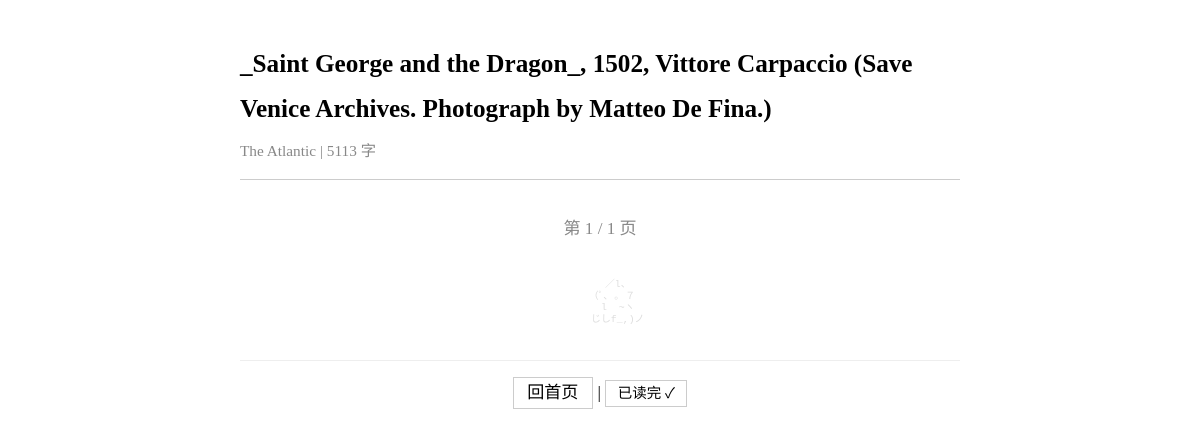
The app's page /article/591f490383404376 with its own data.
### tables this page shows
CREATE TABLE articles (
            id TEXT PRIMARY KEY,
            title_zh TEXT NOT NULL DEFAULT '',
            source TEXT NOT NULL DEFAULT '',
            source_url TEXT NOT NULL DEFAULT '',
            author TEXT NOT NULL DEFAULT '',
            summary_zh TEXT NOT NULL DEFAULT '',
            tags TEXT NOT NULL DEFAULT '[]',
            word_count_zh INTEGER NOT NULL DEFAULT 0,
            original_word_count INTEGER NOT NULL DEFAULT 0,
            translation_model TEXT NOT NULL DEFAULT '',
            prompt_version TEXT NOT NULL DEFAULT '',
            quality_score TEXT NOT NULL DEFAULT '{}',
            read_status TEXT NOT NULL DEFAULT 'unread',
            read_at TEXT,
            fetched_at TEXT NOT NULL DEFAULT ''
        , section_id TEXT NOT NULL DEFAULT '', has_spoiler INTEGER NOT NULL DEFAULT 0, topic_keywords TEXT NOT NULL DEFAULT '[]');

### server.py (the view)
@app.get("/article/{article_id}", response_class=HTMLResponse)
async def article_view(article_id: str, page: int = Query(1, ge=1)):
    article = get_article(article_id)
    if not article:
        return HTMLResponse("<h1>Article not found</h1>", status_code=404)
    content = article.get("content_zh", "")
    if not content:
        json_path = Path(__file__).parent / "data" / "articles" / f"{article_id}.json"
        if json_path.exists():
            full = json.loads(json_path.read_text())
            content = full.get("content_zh", "")
            article["content_zh"] = content
    content = markdown_to_html(content)
    pages = paginate_content(content)
    total_pages = len(pages) or 1
    page = min(page, total_pages)
    is_last = (page == total_pages)
    status = "done" if is_last else "reading"
    update_read_status(article_id, status)
    issue_date = article.get("fetched_at", "")[:10]
    next_id = None
    if issue_date:
        issue = get_issue(issue_date)
        if issue:
            ids = issue.get("articles", [])
            try:
                idx = ids.index(article_id)
                if idx + 1 < len(ids):
                    next_id = ids[idx + 1]
            except ValueError:
                pass
    template = env.get_template("article.html")
    return template.render(
        article=article,
        page_content=pages[page - 1] if pages else "",
        page=page,
        total_pages=total_pages,
        is_last=is_last,
        next_id=next_id,
    )

### templates/article.html (shortened to what this page needs)
<!DOCTYPE html>
<html lang="zh-CN">
<head>
</head>
<body>
<div class="article-header">
  <h1>{{ article.title_zh or article.id }}</h1>
  <div class="meta">{{ article.source }} | {{ article.word_count_zh }} 字</div>
</div>
<div class="pagination">
<span>第 {{ page }} / {{ total_pages }} 页</span>
</div>
<pre class="cat-footer">
      ／l、
    （ﾟ､ ｡ ７
      l  ~ヽ
      じしf_,)ノ
</pre>
<div class="nav-bottom">
<a href="/">回首页</a>
{% if is_last %}
| <a class="done-link" href="/article/{{ article.id }}?page={{ page }}">已读完 ✓</a>
{% endif %}
</div>
</body>
</html>

### templates/article.html (style rules this page uses)
body { max-width:720px;margin:0 auto;padding:24px 18px;background:#fff;color:#000;font-size:18px;line-height:1.8;font-family:serif }
.article-header { margin-bottom:1.5em;border-bottom:1px solid #ccc;padding-bottom:.8em }
.article-header h1 { font-size:1.4em;margin-bottom:.2em }
.article-header .meta { color:#888;font-size:.85em }
.pagination { margin:2em 0;text-align:center;font-size:.95em }
.pagination span { padding:.3em .8em;color:#888 }
.nav-bottom { margin-top:2em;padding-top:1em;border-top:1px solid #eee;text-align:center;font-size:.95em }
.nav-bottom a { text-decoration:none;color:#000;padding:.3em .8em;border:1px solid #ccc }
.done-link { color:#888;font-size:.85em }
.cat-footer { text-align:center;color:#ddd;font-size:.55em;line-height:1.2;margin:3em 0 1em }

### records on screen
articles: title_zh "_Saint George and the Dragon_, 1502, Vittore Carpaccio (Save Venice Archives. Photograph by Matteo De Fina.)", source "The Atlantic", word_count_zh "5113"

### other values on screen
{{ page }} "1"
{{ total_pages }} "1"
